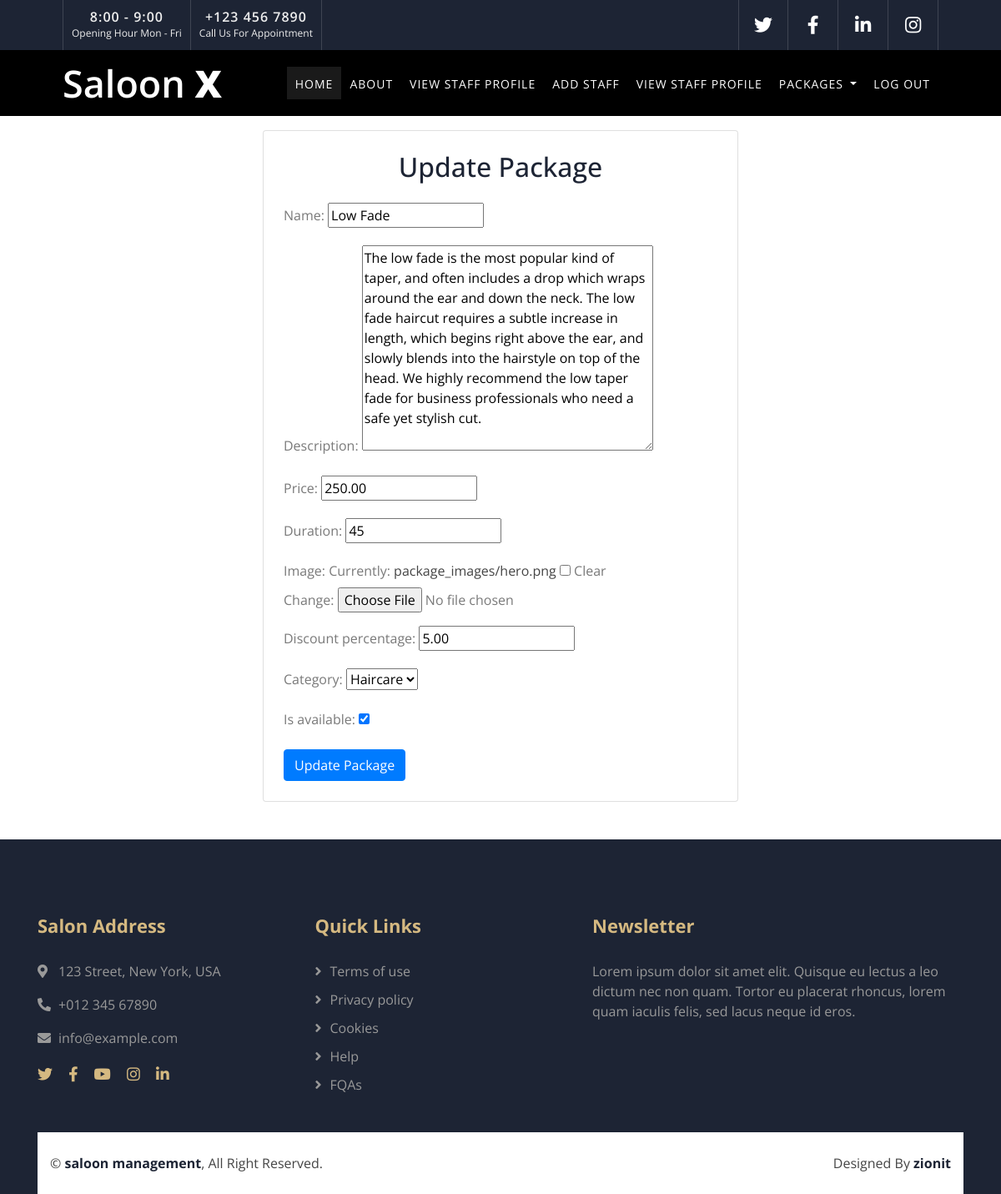
/packages/update_package/1/ (signed in), run on the app's committed database.
### packages/models.py (models this page shows, shortened)
class Package(models.Model):
    category_type_choices = [
        ('Haircare', 'Haircare'),
        ('Skincare', 'Skincare'),
        ('Spa', 'Spa')
    ]
    name = models.CharField(max_length=255)
    description = models.TextField()
    price = models.DecimalField(max_digits=10, decimal_places=2)
    duration = models.IntegerField(blank=True, null=True)
    image = models.ImageField(upload_to='package_images/', blank=True, null=True)
    discount_percentage = models.DecimalField(max_digits=5, decimal_places=2, blank=True, null=True)
    category = models.CharField(max_length=20, choices=category_type_choices, null=True, blank=True)
    is_available = models.BooleanField(default=True)
    shop_owner = models.ForeignKey(settings.AUTH_USER_MODEL, on_delete=models.CASCADE, related_name='packages')

### packages/views.py (the view)
# urls.py: path('update_package/<int:package_id>/',views.update_package,name='update_package'),
@login_required
def update_package(request, package_id):
    package = get_object_or_404(Package, id=package_id)
    if package.shop_owner != request.user:
        messages.info(request,"You are not authorized to update this package")
    if request.method == 'POST':
        form = PackageForm(request.POST, request.FILES, instance=package)
        if form.is_valid():
            form.save()
            return redirect('packages_list')
    else:
        form = PackageForm(instance=package)
    return render(request, 'packages/update_package.html', {'form': form, 'package': package})

### packages/forms.py
class PackageForm(forms.ModelForm):
    class Meta:
        model = Package
        fields = ['name', 'description', 'price', 'duration', 'image', 'is_available', 'discount_percentage', 'category']

### templates/packages/update_package.html (shortened to what this page needs)
{%extends "website/viewpage.html" %}
{%load static%}
{% block content %}
<br><br>
  <div class="container col-md-6 mt-5">
    <div class="card p-4">
      <h2 class="text-center mb-4">Update Package</h2>
      <form method="post" enctype="multipart/form-data">
        <div class="form-group">
          {{ form.name.label_tag }}
          {{ form.name }}
        </div>
        <div class="form-group">
          {{ form.description.label_tag }}
          {{ form.description }}
        </div>
        <div class="form-group">
          {{ form.price.label_tag }}
          {{ form.price }}
        </div>
        <div class="form-group">
          {{ form.duration.label_tag }}
          {{ form.duration }}
        </div>
        <div class="form-group">
          {{ form.image.label_tag }}
          {{ form.image }}
        </div>
        <div class="form-group">
          {{ form.discount_percentage.label_tag }}
          {{ form.discount_percentage }}
        </div>
        <div class="form-group">
          {{ form.category.label_tag }}
          {{ form.category }}
        </div>
        <div class="form-group">
          {{ form.is_available.label_tag }}
          {{ form.is_available }}
        </div>
        <button type="submit" class="btn btn-primary">Update Package</button>
      </form>
    </div>
  </div>
{% endblock %}

### static/css/style.css (style rules this page uses)
body { color: #797979; background: #ffffff; font-family: 'Open Sans', sans-serif; }
h1, h2, h3, h4, h5, h6 { color: #1d2434; }
a { color: #454545; transition: .3s; }

### data on the page
Package: name "Low Fade", description "The low fade is the most popular kind of taper, and often includes a drop which wraps around the ear and down the neck. The low fade haircut requires a subtle increase in length, which begins right above the ear, and slowly blends into the hairstyle on top of the head. We highly recommend the low taper fade for business professionals who need a safe yet stylish cut.", price "250.00", duration "45", discount_percentage "5.00", category "Haircare", is_available "☑"
